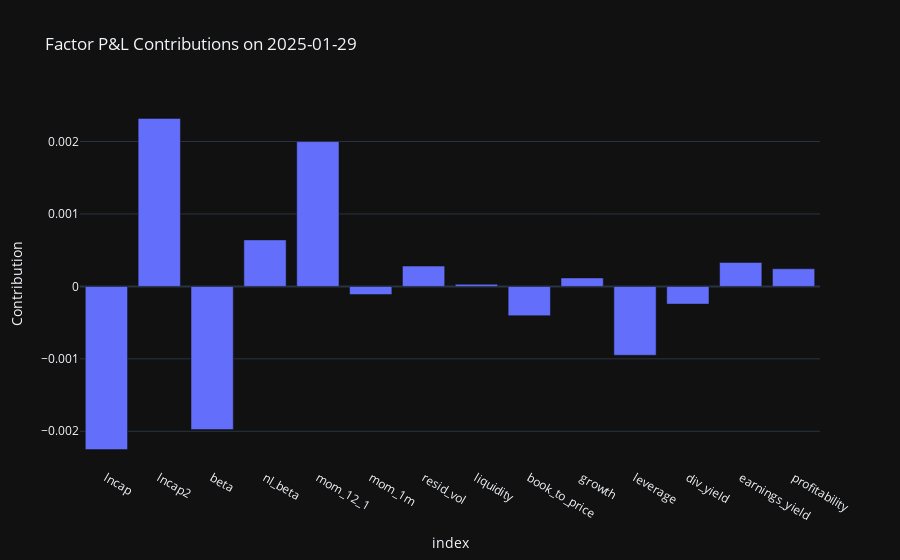

Here is the notebook cell this chart was saved with:
### Markdown cell above
## 5. Factor Attribution
Compute per-factor P&L contributions and predicted portfolio return:

$$ C_f(t) = x_f(t)\,r_f(t),\quad \hat{R}(t) = \sum_f C_f(t) $$

### Code cell
# 5. Load factor returns and perform attribution
contrib, pred_returns = pfa.factor_attribution()
last_date = contrib.index.max()
# Plot contributions for last date
bar = contrib.loc[last_date].reset_index(name='Contribution')
fig = px.bar(bar, x='index', y='Contribution',
             title=f'Factor P&L Contributions on {last_date.date()}')
fig.show()

### Figure 1 — Plotly figure (JSON) as saved in the notebook; plotly's stock layout.template omitted (floating-point values rounded to 4 significant figures)
{"data": [{"hovertemplate": "index=%{x}<br>Contribution=%{y}<extra></extra>", "legendgroup": "", "marker": {"color": "#636efa", "pattern": {"shape": ""}}, "name": "", "orientation": "v", "showlegend": false, "textposition": "auto", "x": ["lncap", "lncap2", "beta", "nl_beta", "mom_12_1", "mom_1m", "resid_vol", "liquidity", "book_to_price", "growth", "leverage", "div_yield", "earnings_yield", "profitability"], "xaxis": "x", "y": [-0.002253, 0.002319, -0.001977, 0.0006416, 0.001998, -0.0001122, 0.00028, 2.91e-05, -0.0004038, 0.0001165, -0.0009509, -0.0002449, 0.0003301, 0.0002428], "yaxis": "y", "type": "bar"}], "layout": {"xaxis": {"anchor": "y", "domain": [0.0, 1.0], "title": {"text": "index"}}, "yaxis": {"anchor": "x", "domain": [0.0, 1.0], "title": {"text": "Contribution"}}, "legend": {"tracegroupgap": 0}, "title": {"text": "Factor P&L Contributions on 2025-01-29"}, "barmode": "relative"}}
